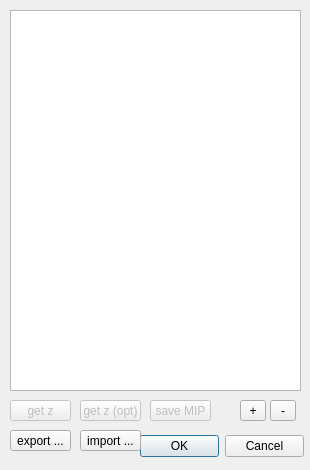
<?xml version="1.0" encoding="UTF-8"?>
<ui version="4.0">
 <class>Form</class>
 <widget class="QWidget" name="Form">
  <property name="geometry">
   <rect>
    <x>0</x>
    <y>0</y>
    <width>310</width>
    <height>470</height>
   </rect>
  </property>
  <property name="minimumSize">
   <size>
    <width>310</width>
    <height>470</height>
   </size>
  </property>
  <property name="maximumSize">
   <size>
    <width>310</width>
    <height>470</height>
   </size>
  </property>
  <property name="windowTitle">
   <string>Form</string>
  </property>
  <property name="windowIcon">
   <iconset resource="icons.qrc">
    <normaloff>:/ico/icons/mpi.png</normaloff>:/ico/icons/mpi.png</iconset>
  </property>
  <widget class="QTableView" name="tableView_pointselect">
   <property name="geometry">
    <rect>
     <x>10</x>
     <y>10</y>
     <width>291</width>
     <height>381</height>
    </rect>
   </property>
  </widget>
  <widget class="QDialogButtonBox" name="buttonBox">
   <property name="geometry">
    <rect>
     <x>140</x>
     <y>430</y>
     <width>164</width>
     <height>32</height>
    </rect>
   </property>
   <property name="standardButtons">
    <set>QDialogButtonBox::Cancel|QDialogButtonBox::Ok</set>
   </property>
  </widget>
  <widget class="QToolButton" name="toolButton_delEntry">
   <property name="geometry">
    <rect>
     <x>270</x>
     <y>400</y>
     <width>26</width>
     <height>21</height>
    </rect>
   </property>
   <property name="text">
    <string>-</string>
   </property>
  </widget>
  <widget class="QToolButton" name="toolButton_addEntry">
   <property name="geometry">
    <rect>
     <x>240</x>
     <y>400</y>
     <width>26</width>
     <height>21</height>
    </rect>
   </property>
   <property name="text">
    <string>+</string>
   </property>
  </widget>
  <widget class="QToolButton" name="toolButton_import">
   <property name="geometry">
    <rect>
     <x>80</x>
     <y>430</y>
     <width>61</width>
     <height>21</height>
    </rect>
   </property>
   <property name="text">
    <string>import ...</string>
   </property>
  </widget>
  <widget class="QToolButton" name="toolButton_export">
   <property name="geometry">
    <rect>
     <x>10</x>
     <y>430</y>
     <width>61</width>
     <height>21</height>
    </rect>
   </property>
   <property name="text">
    <string>export ...</string>
   </property>
  </widget>
  <widget class="QToolButton" name="toolButton_getz">
   <property name="enabled">
    <bool>false</bool>
   </property>
   <property name="geometry">
    <rect>
     <x>10</x>
     <y>400</y>
     <width>61</width>
     <height>21</height>
    </rect>
   </property>
   <property name="text">
    <string>get z</string>
   </property>
  </widget>
  <widget class="QToolButton" name="toolButton_getz_opt">
   <property name="enabled">
    <bool>false</bool>
   </property>
   <property name="geometry">
    <rect>
     <x>80</x>
     <y>400</y>
     <width>61</width>
     <height>21</height>
    </rect>
   </property>
   <property name="text">
    <string>get z (opt)</string>
   </property>
  </widget>
  <widget class="QToolButton" name="toolButton_saveMIP">
   <property name="enabled">
    <bool>false</bool>
   </property>
   <property name="geometry">
    <rect>
     <x>150</x>
     <y>400</y>
     <width>61</width>
     <height>21</height>
    </rect>
   </property>
   <property name="text">
    <string>save MIP</string>
   </property>
  </widget>
 </widget>
 <resources>
  <include location="icons.qrc"/>
 </resources>
 <connections/>
</ui>
